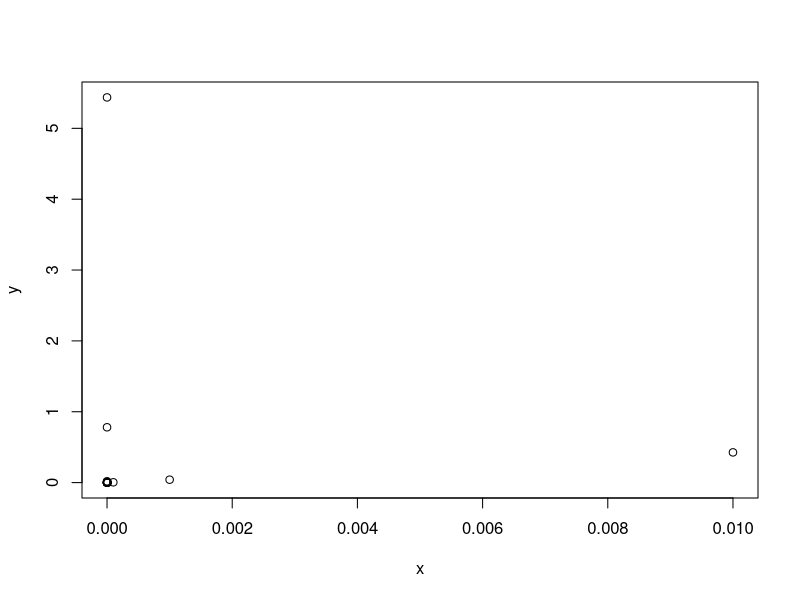

Source code (R):
#----------------
#     a y b
#----------------

f = function(x)
{
  x*cos(x)
}

h = c(0.1, 0.01, 0.001, 0.0001)

derivada = function(i, x0, h)
{
  n = length(h)
  m = 1
  
  original = D(parse(text="x*cos(x)"), "x")
  fp = function(x) eval(original)
  fp(x0)
  
  cat("h \t D \t Error \n")
  repeat
  {
    ip= (i(x0+h[m])-i(x0))/(h[m])
    E = abs(ip-fp(1.8))
    cat(h[m], "\t", ip, "\t", E, "\n")
    m=m+1
    if(m>n)
    {
      break;
    }
  }
}

derivada(f, 1.8, h)

#----------------
#       c
#----------------

derivada2 = function(i, x0, h)
{
  n = length(h)
  m = 1
  
  original = D(parse(text="x*cos(x)"), "x")
  fp = function(x) eval(original)
  fp(x0)
  ho = 0
  val = 0 ; 
  repeat
  {
    ip= (i(x0+h[m])-i(x0))/(h[m])
    E = abs(ip-fp(1.8))
    cat(h[m], "\t", ip, "\t", E, "\n")
    m=m+1
    val = E*10^3
    if(val >= 1 && val < 10)
    {
      ho = h[m]
    }
    if(m>n)
    {
      break;
    }
    
  }
  cat("\n El valor del h que proporciona una precisió de 10^-4 es: ", ho)
  
}
derivada2(f, 1.8, h)

##d(3 puntos)
i = 0
f = function(x) x*cos(x)
g = "x*cos(x)"
xo = 1.8
h = 0.1
g = parse(text = g) # parse devuelve tipo "expression"
g. = D(g,"x") 
fp = function(x){eval(g.)} # convertir f' a función
original = fp(1.8)

repeat
{
  d = (-f(xo+2*h)+4*f(xo+h)-3*f(xo))/(2*h)
  h = h /10
  i = i + 1
  e = abs(original - d)
  
  if(i == 5)
  {
    break;
  }
  cat("La derivada es ", d, " El error de truncamiento es ", e, "\n")
}

##e(3 puntos modificada)
i = 0
f = function(x) x*cos(x)
g = "x*cos(x)"
xo = 1.8
h = 0.1
g = parse(text = g) # parse devuelve tipo "expression"
g. = D(g,"x") 
fp = function(x){eval(g.)} # convertir f' a función
original = fp(1.8)

repeat
{
  d = (-f(xo+h)+4*f(xo)-3*f(xo-h))/(2*h)
  h = h /10
  i = i + 1
  e = abs(original - d)

  if(i == 5)
  {
    break;
  }
  
  cat("La derivada es ", d, " El error de truncamiento es ", e, "\n")
}

##f(5 puntos) comparar con los anteriores
i = 0
f = function(x) x*cos(x)
g = "x*cos(x)"
xo = 1.8
h = 0.1
g = parse(text = g) # parse devuelve tipo "expression"
g. = D(g,"x") 
fp = function(x){eval(g.)} # convertir f' a función
original = fp(1.8)

repeat
{
  d = (f(xo-2*h)-8*f(xo-h)+8*f(xo+h)-f(xo+2*h))/(12*h)
  h = h /10
  i = i + 1
  e = abs(original - d)
  
  if(i == 5)
  {
    break;
  }
  
  cat("La derivada es ", d, " El error de truncamiento es ", e, "\n")
}

##g justificacion es que o(h^2)
i = 0
f = function(x) x*cos(x)
g = "cos(x)-x*sin(x)"
xo = 1.8
h = 0.1
g = parse(text = g) # parse devuelve tipo "expression"
g. = D(g,"x") 
fp = function(x){eval(g.)} # convertir f' a función
original = fp(1.8)

repeat
{
  d = (-f(xo+3*h)+4*f(xo+2*h)-5*f(xo+h)+2*f(xo))/(h^2)
  h = h /10
  i = i + 1
  e = abs(original - d)
  
  if(i == 5)
  {
    break;
  }
  
  cat("La derivada es ", d, " El error de truncamiento es ", e, "\n")
}

##i
f = function(x) x*exp(x)
r = 5.436563656918091
h = 0.1
i = 0
x = c()
y = c()

repeat
{
  d =(f(1+h)-f(1))/h
  e = abs(r-d)
  h = h / 10
  i = i + 1
  x[i] = h
  y[i] = e
  if(i == 16)
  {
    break;
  }
}

plot(x,y)#poner lineas 

##j
buscar = function(I, t, buscado, tam)
{
  i = 1
  
  repeat
  {
    
    
    if(t[i] == buscado)
    {
      return(I[i])
    }
    
    i = i + 1
    
    if(i == tam + 1)
    {
      break;
    }
  }
}


f = function(I, t, h, x0, tot, R, L)
{
  i = 1
  
  repeat
  {
  
    d = (buscar(I, t, xo+h, 5)-buscar(I, t, xo+h-0.01, 5))/(0.01)
    h = h + 0.01
    i = i + 1
    
    if(i == tot + 1)
    {
      break;
    }
    
    cat("La derivada es ", d, " El voltaje en ", t[i-1], " es", L*d+R*I[i-1],"\n")
  }
}

t = c(1.00,1.01,1.02,1.03,1.04)
I = c(3.10,3.12,3.14,3.18,3.24)
h = 0.01
xo = 1
R = 0.142
L = 0.98
tot = 5
f(I, t, h, xo, tot, R, L)
